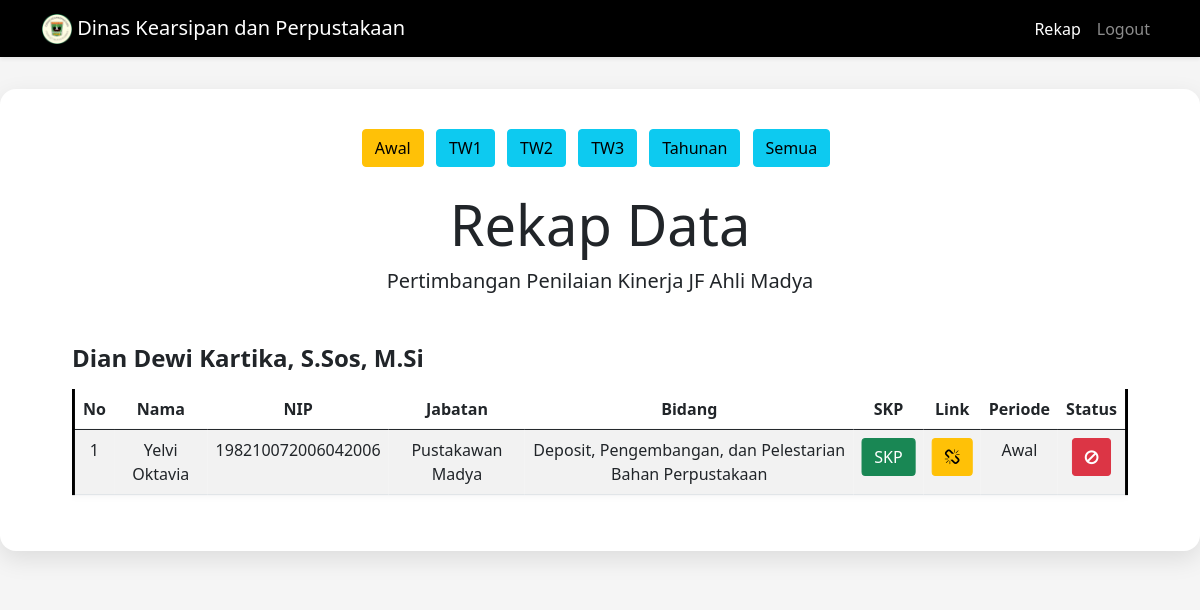
/rekap.php?periode=awal (signed in), run on the app's committed database.
### tables this page shows
CREATE TABLE `data` (
  `Nomor` int(100) NOT NULL,
  `Nama` varchar(100) NOT NULL,
  `NIP` bigint(100) NOT NULL,
  `Jabatan` varchar(100) NOT NULL,
  `Bidang` varchar(100) NOT NULL,
  `Kabid` varchar(100) NOT NULL,
  `SKP` longblob NOT NULL,
  `Link` varchar(300) NOT NULL,
  `Periode` enum('Awal','TW1','TW2','TW3','Tahunan') NOT NULL,
  `status` enum('pending','disetujui','revisi') DEFAULT NULL,
  `komentar` text NOT NULL,
  `tanggal` datetime DEFAULT current_timestamp()
);

### rekap.php (the view, shortened to what this page needs)
<!DOCTYPE html>
<html lang="en">
<head>
  <link href="https://cdn.jsdelivr.net/npm/bootstrap@5.0.2/dist/css/bootstrap.min.css" rel="stylesheet" />
  <link rel="stylesheet" href="https://stackpath.bootstrapcdn.com/font-awesome/4.7.0/css/font-awesome.min.css">
  <link rel="stylesheet" href="style.css" />
</head>
<body style="background-color: whitesmoke">
  <nav class="navbar navbar-expand-lg navbar-dark shadow-sm" style="background-color: black">
    <div class="container">
      <a class="navbar-brand" href="#"><img src="dap.png" alt="" width="30" height="30" class="d-inline-block align-text-top" /> Dinas Kearsipan dan Perpustakaan</a>
      <div class="collapse navbar-collapse" id="navbarNav">
        <ul class="navbar-nav ms-auto">
          <li class="nav-item"><a class="nav-link active" href="#">Rekap</a></li>
          <li class="nav-item"><a class="nav-link" href="logout.php">Logout</a></li>
        </ul>
      </div>
    </div>
  </nav>
  <section class="jumbotron text-center">
    <div class="card-custom mx-auto" style="max-width: 1500px;">
      <?php
      $periodeAktif = $_GET['periode'] ?? '';
      function isAktif($val) {
        global $periodeAktif;
        return ($periodeAktif == $val) ? 'btn-warning' : 'btn-info';
      }
      ?>
      <div class="mb-4">
        <a class="btn <?php echo isAktif('awal'); ?> me-2" href="?periode=awal">Awal</a>
        <a class="btn <?php echo isAktif('tw1'); ?> me-2" href="?periode=tw1">TW1</a>
        <a class="btn <?php echo isAktif('tw2'); ?> me-2" href="?periode=tw2">TW2</a>
        <a class="btn <?php echo isAktif('tw3'); ?> me-2" href="?periode=tw3">TW3</a>
        <a class="btn <?php echo isAktif('tahunan'); ?> me-2" href="?periode=tahunan">Tahunan</a>
        <a class="btn <?php echo ($periodeAktif == '') ? 'btn-warning' : 'btn-info'; ?> me-2" href="rekap.php">Semua</a>
      </div>
      <h1 class="display-4">Rekap Data</h1>
      <p class="lead">Pertimbangan Penilaian Kinerja JF Ahli Madya</p>
      <div style="padding: 0 2rem;">
        <?php
        include "koneksi.php";
        $periodeFilter = $_GET['periode'] ?? '';
        if ($periodeFilter != '') {
            $query_mysqli = mysqli_query($connect,"SELECT * FROM data WHERE LOWER(Periode) = '$periodeFilter' ORDER BY Kabid") or die(mysqli_error($connect));
        } else {
            $query_mysqli = mysqli_query($connect,"SELECT * FROM data ORDER BY Kabid") or die(mysqli_error($connect));
        }
        $kelompok_kabid = [];
        while ($row = mysqli_fetch_assoc($query_mysqli)) {
            $kelompok_kabid[$row['Kabid']][] = $row;
        }
        foreach ($kelompok_kabid as $kabid => $list_pegawai) {
          echo "<h4 class='mt-5 mb-3 text-start'><b>$kabid</b></h4>";
          echo "<div class='table-responsive'>";
          echo "<table class='table table-hover table-striped'>";
          echo "<thead>
                  <tr class='text-center'>
                    <th>No</th>
                    <th>Nama</th>
                    <th>NIP</th>
                    <th>Jabatan</th>
                    <th>Bidang</th>
                    <th>SKP</th>
                    <th>Link</th>
                    <th>Periode</th>
                    <th>Status</th>
                  </tr>
                </thead>
                <tbody>";
          $Nomor = 1;
          foreach ($list_pegawai as $pegawai) {
            echo "<tr class='text-center'>";
            echo "<td>{$Nomor}</td>";
            echo "<td>{$pegawai['Nama']}</td>";
            echo "<td>{$pegawai['NIP']}</td>";
            echo "<td>{$pegawai['Jabatan']}</td>";
            echo "<td>{$pegawai['Bidang']}</td>";
            echo "<td><a class='btn btn-success' href='skp.php?Nomor={$pegawai['Nomor']}' target='_blank'>SKP</a></td>";
            $Periode = strtolower($pegawai['Periode']);
            if ($Periode === 'awal') {
                echo "<td><a class='btn btn-warning' href='#'><i class='fa fa-chain-broken'></i></a></td>";
            } else {
                echo "<td><a class='btn btn-success' href='{$pegawai['Link']}' target='_blank'>Link</a></td>";
            }
            echo "<td>{$pegawai['Periode']}</td>";
            $status = strtolower($pegawai['status']);
            if ($status === 'disetujui') {
                echo "<td><a class='btn btn-success' href='surat.php?Nomor={$pegawai['Nomor']}' target='_blank'><i class='fa fa-print'></i></a></td>";
            } elseif ($status === 'revisi') {
                echo "<td><a class='btn btn-danger' href='#'><i class='fa fa-ban'></i></a></td>";
            } else {
                echo "<td><a class='btn btn-warning' href='#'><i class='fa fa-spinner'></i></a></td>";
            }
            echo "</tr>";
            $Nomor++;
          }
          echo "</tbody></table></div>";
        }
        ?>
      </div>
    </div>
  </section>
</body>
</html>

### style.css (style rules this page uses)
.jumbotron { padding-top: 2rem; background-color: whitesmoke; padding-bottom: 2rem; }
.table-hover { box-shadow: 0 2px 8px rgba(0, 0, 0, 0.05); transform: scale(1.002); border-left: 4px solid black; border-right: 4px solid black; cursor: pointer; }
.card-custom { background-color: #fff; border-radius: 16px; box-shadow: 0 8px 24px rgba(0, 0, 0, 0.1); padding: 40px; }

### data on the page
data: Nama "Yelvi Oktavia", NIP "198210072006042006", Jabatan "Pustakawan Madya", Bidang "Deposit, Pengembangan, dan Pelestarian Bahan Perpustakaan", Periode "Awal", status "revisi" (drawn)

### other printed values
$kabid "Dian Dewi Kartika, S.Sos, M.Si"
